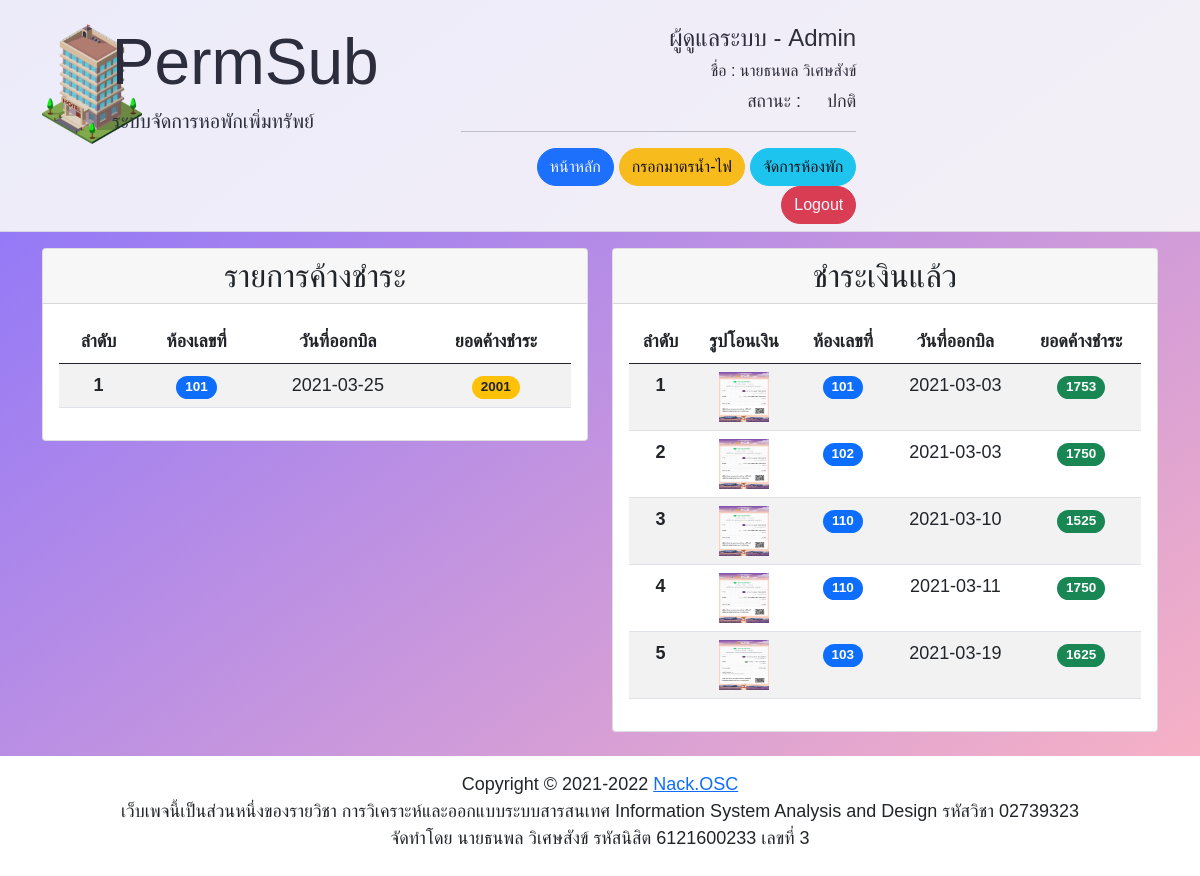
The page /sa/admin.php (signed in) on the database its author committed.
### tables this page shows
CREATE TABLE `invoices` (
  `invoice_id` int(3) NOT NULL,
  `room_id` int(3) NOT NULL,
  `water_unit` float NOT NULL,
  `electric_unit` float NOT NULL,
  `rent` float NOT NULL,
  `total` float NOT NULL,
  `invoice_time` date NOT NULL DEFAULT current_timestamp(),
  `status_pay` enum('paid','not-paid') NOT NULL DEFAULT 'not-paid'
);

CREATE TABLE `receipts` (
  `receipt_id` int(3) NOT NULL,
  `room_id` int(3) NOT NULL,
  `invoice_id` int(3) NOT NULL,
  `total_received` int(11) NOT NULL,
  `receipt_time` date DEFAULT current_timestamp(),
  `bill_image` text DEFAULT NULL,
  `method` text NOT NULL
);

### sa/functions/functions.php (called while the page is built, shortened)
<?php
    class DB_con {
        function __construct() {
            $conn = mysqli_connect(DB_SERVER, DB_USER, DB_PASS, DB_NAME);
            $this->dbcon = $conn;
        }
        public function getDataInvoices() {
            $result = mysqli_query($this->dbcon,
            "SELECT *
            FROM invoices
            WHERE status_pay = 'not-paid'
            ORDER BY invoice_time;"
            );
            return $result ;
        }
        public function getDataReceipts() {
            $result = mysqli_query($this->dbcon,
            "SELECT *
            FROM invoices
            INNER JOIN receipts
            ON  invoices.invoice_id = receipts.receipt_id
            WHERE invoices.status_pay = 'paid'
            ORDER BY invoice_time;"
            );
            return $result ;
        }
    }
?>

### sa/admin.php (the view, shortened to what this page needs)
<?php
    if ($_SESSION['user_id'] == "" || $_SESSION['status'] == "user" ) {
        header("location: welcome.php");
    }  else {
        include_once('functions/functions.php');
        $userdata = new DB_con();
        $result_invoices = $userdata->getDataInvoices();
        $result_receipts = $userdata->getDataReceipts();
?>
<!DOCTYPE html>
<html lang="en">
<head>
    <link rel="stylesheet" href="https://stackpath.bootstrapcdn.com/bootstrap/5.0.0-alpha1/css/bootstrap.min.css"
>
    <link rel="stylesheet" href="https://cdn.jsdelivr.net/npm/bootstrap-icons@1.4.0/font/bootstrap-icons.css">
    <link rel="stylesheet" href="style.css" type="text/css">
    <link rel="stylesheet" href="https://cdn.jsdelivr.net/chartist.js/latest/chartist.min.css">
</head>
<body class="font-set bg-index" style="font-size: large;">
    <nav class="navbar navbar-light bg-light" style="opacity: 0.9;">
        <div class="container">
            <div class="row" style="opacity: 2;">
                <div class="col text-left mt-3">
                    <div class="row">
                        <div class="col-2">
                            <img class="mb-3" src="img/logo.png" style="width:100px;">
                        </div>
                        <div class="col">
                            <h3 class="display-3">PermSub</h3>
                            <h5>ระบบจัดการหอพักเพิ่มทรัพย์</h5>
                        </div>
                    </div>
                </div>
                <div class="mt-3 col" style="text-align: right;">
                    <h4>ผู้ดูแลระบบ - Admin</h4>
                    <h6>ชื่อ : <?php echo $_SESSION['name']; ?></h6>
                    <span>สถานะ : <div class="spinner-grow spinner-grow-sm text-success" role="status"></div><span
                            color="success"> ปกติ </span></span>
                    <hr>
                    <a href="admin.php" class="btn btn-primary rounded-pill">หน้าหลัก</a>
                    <a href="input_unit.php?id=101" class="btn btn-warning rounded-pill">กรอกมาตรน้ำ-ไฟ</a>
                    <a href="welcome_admin.php" class="btn btn-info rounded-pill">จัดการห้องพัก</a>
                    <a href="logout.php" class="btn btn-danger rounded-pill">Logout</a>
                </div>
            </div>
        </div>
    </nav>
    <div class="container">
        <div class="row">
            <div class="col">
                <div class="mt-3 mb-3 card">
                    <h2 class="card-header" style="text-align:center;">รายการค้างชำระ</h2>
                    <div class="card-body">
                        <div class="table-responsive">
                            <table class="table table-striped">
                                <thead class="text-center">
                                    <tr>
                                        <th scope="col">ลำดับ</th>
                                        <th scope="col">ห้องเลขที่</th>
                                        <th scope="col">วันที่ออกบิล</th>
                                        <th scope="col">ยอดค้างชำระ</th>
                                    </tr>
                                </thead>
                                <tbody class="text-center">
                                    <?php $i=1; foreach( $result_invoices as $row_invoices ) { ?>
                                    <tr>
                                        <th><?php echo $i ?></th>
                                        <td><span
                                                class="badge rounded-pill bg-primary"><?php echo $row_invoices['room_id']; ?></span>
                                        </td>
                                        <td><?php echo $row_invoices['invoice_time']; ?></td>
                                        <td><span
                                                class="badge rounded-pill bg-warning text-dark"><?php echo $row_invoices['total']; ?></span>
                                        </td>
                                    </tr>
                                    <?php  $i = $i+1; }?>
                                </tbody>
                            </table>
                        </div>
                    </div>
                </div>
            </div>
            <div class="col">
                <div class="mt-3 mb-3 card">
                    <h2 class="card-header" style="text-align:center;">ชำระเงินแล้ว</h2>
                    <div class="card-body">
                        <div class="table-responsive">
                            <table class="table table-striped">
                                <thead class="text-center">
                                    <tr>
                                        <th scope="col">ลำดับ</th>
                                        <th scope="col">รูปโอนเงิน</th>
                                        <th scope="col">ห้องเลขที่</th>
                                        <th scope="col">วันที่ออกบิล</th>
                                        <th scope="col">ยอดค้างชำระ</th>
                                    </tr>
                                </thead>
                                <tbody class="text-center">
                                    <?php $i=1; foreach( $result_receipts as $row_receipts ) { ?>
                                    <tr>
                                        <th><?php echo $i ?></th>
                                        <?php
                                if(empty($row_receipts['bill_image'])){ ?>
                                        <th scope="row"><img src="img/prebille.png" alt=""
                                                style="height:50px; width:50px;">
                                        </th>
                                        <?php }else{
                                    ?>
                                        <th scope="row"><img src="<?php echo $row_receipts['bill_image']; ?>" alt=""
                                                style="height:50px; width:50px;"></th>
                                        <?php
                                } ?>
                                        <td><span
                                                class="badge rounded-pill bg-primary"><?php echo $row_receipts['room_id']; ?></span>
                                        </td>
                                        <td><?php echo $row_receipts['invoice_time']; ?></td>
                                        <td><span
                                                class="badge rounded-pill bg-success"><?php echo $row_receipts['total']; ?></span>
                                        </td>
                                    </tr>
                                    <?php  $i = $i+1; }?>
                                </tbody>
                            </table>
                        </div>
                    </div>
                </div>
            </div>
        </div>
    </div>
</body>
<footer class="text-center pb-2 mt-2" style="padding-top:15px;background-color: white;">
    <span>Copyright &copy; 2021-2022 <a
            href="https://www.facebook.com/me/">Nack.OSC</a><br>เว็บเพจนี้เป็นส่วนหนึ่งของรายวิชา
        การวิเคราะห์และออกแบบระบบสารสนเทศ Information System Analysis and Design รหัสวิชา 02739323</span>
    <p>จัดทำโดย นายธนพล วิเศษสังข์ รหัสนิสิต 6121600233 เลขที่ 3</p>
</footer>
</html>
<?php
}
?>

### sa/style.css (style rules this page uses)
* { margin: 0; padding: 0; }
.font-set { font-size: medium; font-family: 'Mitr', sans-serif; }
.bg-index { background-image: linear-gradient(to bottom right , #8470FF, #FFB6C1); background-repeat: no-repeat; }

### sa/admin.php (style rules this page uses)
.navbar { box-shadow: inset 0-1px 0 0 rgba(0, 0, 0, 0.1); }
@media (min-width: 768px) { .navbar { top: 0; position: sticky; z-index: 999; } }

### rows shown on the page
invoices: room "101", invoice_time "2021-03-25", total "2001"
receipts: bill_image (picture), room "101", invoice.invoice_time "2021-03-03", invoice.total "1753"
receipts: bill_image (picture), room "102", invoice.invoice_time "2021-03-03", invoice.total "1750"
receipts: bill_image (picture), room "110", invoice.invoice_time "2021-03-10", invoice.total "1525"
receipts: bill_image (picture), room "110", invoice.invoice_time "2021-03-11", invoice.total "1750"
receipts: bill_image (picture), room "103", invoice.invoice_time "2021-03-19", invoice.total "1625"

### other values the page prints
$_SESSION['name'] "นายธนพล วิเศษสังข์"
